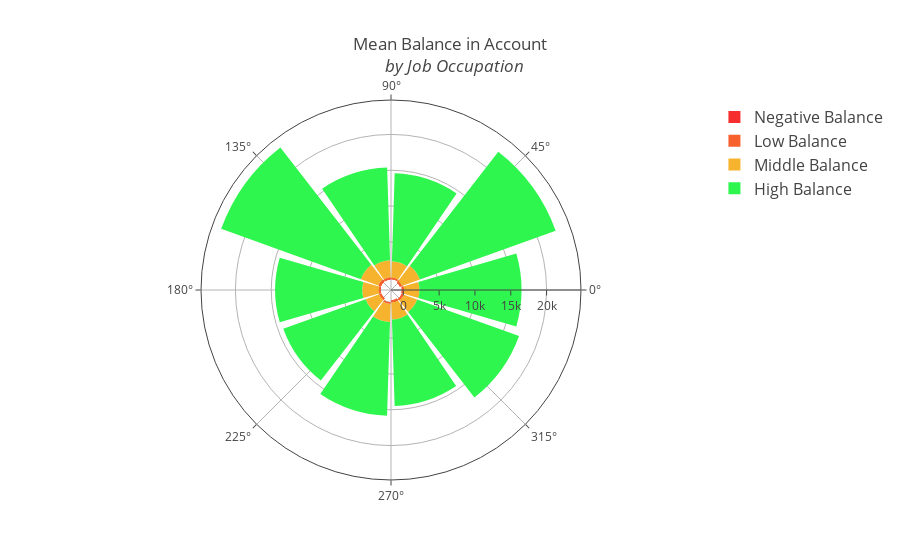

This figure's notebook cell:
### Code cell
# Balance Distribution

# Create a Balance Category
df["balance_status"] = np.nan
lst = [df]

for col in lst:
    col.loc[col["balance"] < 0, "balance_status"] = "negative"
    col.loc[(col["balance"] >= 0) & (col["balance"] <= 30000), "balance_status"] = "low"
    col.loc[(col["balance"] > 30000) & (col["balance"] <= 40000), "balance_status"] = "middle"
    col.loc[col["balance"] > 40000, "balance_status"] = "high"
    
# balance by balance_status
negative = df["balance"].loc[df["balance_status"] == "negative"].values.tolist()
low = df["balance"].loc[df["balance_status"] == "low"].values.tolist()
middle = df["balance"].loc[df["balance_status"] == "middle"].values.tolist()
high = df["balance"].loc[df["balance_status"] == "high"].values.tolist()


# Get the average by occupation in each balance category
job_balance = df.groupby(['job', 'balance_status'])['balance'].mean()


trace1 = go.Barpolar(
    r=[-199.0, -392.0, -209.0, -247.0, -233.0, -270.0, -271.0, 0, -276.0, -134.5],
    text=["blue-collar", "entrepreneur", "housemaid", "management", "retired", "self-employed",
         "services", "student", "technician", "unemployed"],
    name='Negative Balance',
    marker=dict(
        color='rgb(246, 46, 46)'
    )
)
trace2 = go.Barpolar(
    r=[319.5, 283.0, 212.0, 313.0, 409.0, 274.5, 308.5, 253.0, 316.0, 330.0],
    text=["blue-collar", "entrepreneur", "housemaid", "management", "retired", "self-employed",
         "services", "student", "technician", "unemployed"],
    name='Low Balance',
    marker=dict(
        color='rgb(246, 97, 46)'
    )
)
trace3 = go.Barpolar(
    r=[2128.5, 2686.0, 2290.0, 2366.0, 2579.0, 2293.5, 2005.5, 2488.0, 2362.0, 1976.0],
    text=["blue-collar", "entrepreneur", "housemaid", "management", "retired", "self-employed",
         "services", "student", "technician", "unemployed"],
    name='Middle Balance',
    marker=dict(
        color='rgb(246, 179, 46)'
    )
)
trace4 = go.Barpolar(
    r=[14247.5, 20138.5, 12278.5, 12956.0, 20723.0, 12159.0, 12223.0, 13107.0, 12063.0, 15107.5],
    text=["blue-collar", "entrepreneur", "housemaid", "management", "retired", "self-employed",
         "services", "student", "technician", "unemployed"],
    name='High Balance',
    marker=dict(
        color='rgb(46, 246, 78)'
    )
)
data = [trace1, trace2, trace3, trace4]
layout = go.Layout(
    title='Mean Balance in Account<br> <i> by Job Occupation</i>',
    font=dict(
        size=12
    ),
    legend=dict(
        font=dict(
            size=16
        )
    ),
    radialaxis=dict(
        ticksuffix='%'
    ),
    orientation=270
)
fig = go.Figure(data=data, layout=layout)
iplot(fig, filename='polar-area-chart')

### Figure 1 — Plotly figure (JSON) as saved in the notebook; plotly's stock layout.template omitted (floating-point values rounded to 4 significant figures)
{"data": [{"marker": {"color": "rgb(246, 46, 46)"}, "name": "Negative Balance", "r": [-199, -392, -209, -247, -233, -270, -271, 0, -276, -134.5], "text": ["blue-collar", "entrepreneur", "housemaid", "management", "retired", "self-employed", "services", "student", "technician", "unemployed"], "type": "barpolar", "uid": "6141c336-88f4-46c8-9aba-9c8e6ffd7e32"}, {"marker": {"color": "rgb(246, 97, 46)"}, "name": "Low Balance", "r": [319.5, 283, 212, 313, 409, 274.5, 308.5, 253, 316, 330], "text": ["blue-collar", "entrepreneur", "housemaid", "management", "retired", "self-employed", "services", "student", "technician", "unemployed"], "type": "barpolar", "uid": "0606ae59-28ae-4d23-85f9-391283e3fd85"}, {"marker": {"color": "rgb(246, 179, 46)"}, "name": "Middle Balance", "r": [2128.0, 2686, 2290, 2366, 2579, 2294.0, 2006.0, 2488, 2362, 1976], "text": ["blue-collar", "entrepreneur", "housemaid", "management", "retired", "self-employed", "services", "student", "technician", "unemployed"], "type": "barpolar", "uid": "46dd0325-d6c4-4919-8975-917013d85238"}, {"marker": {"color": "rgb(46, 246, 78)"}, "name": "High Balance", "r": [14250.0, 20140.0, 12280.0, 12956, 20723, 12159, 12223, 13107, 12063, 15110.0], "text": ["blue-collar", "entrepreneur", "housemaid", "management", "retired", "self-employed", "services", "student", "technician", "unemployed"], "type": "barpolar", "uid": "7da65ec7-874b-434a-bae5-98b4ff44b86b"}], "layout": {"font": {"size": 12}, "legend": {"font": {"size": 16}}, "orientation": -90, "radialaxis": {"ticksuffix": "%"}, "title": {"text": "Mean Balance in Account<br> <i> by Job Occupation</i>"}, "polar": {"angularaxis": {}, "radialaxis": {"type": "linear", "autorange": true, "range": [-1718.0, 24800.0]}}, "autosize": true}}
